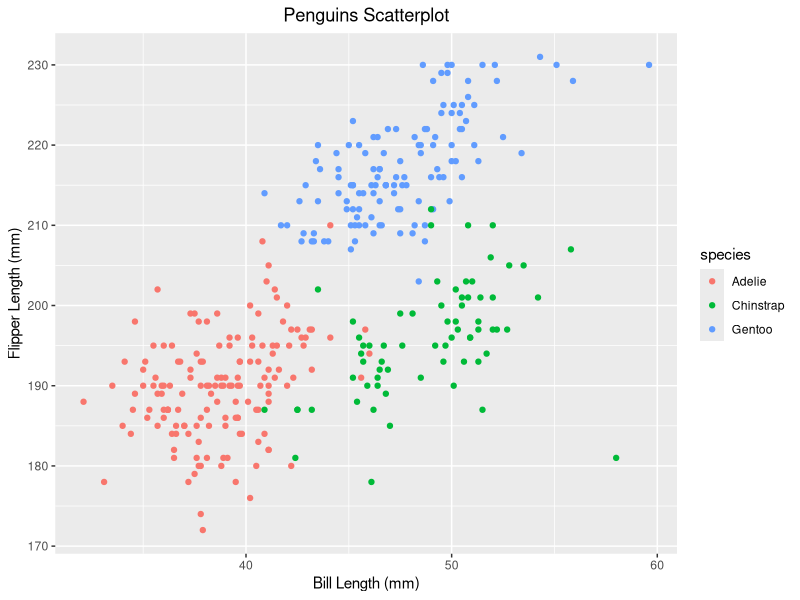

Recreate this plot in R.
## ---- chunk 1
library(tidyverse)
## ---- chunk 2
prob1_df = 
  tibble(
    samp = rnorm(10),
    samp_gt_0 = samp > 0,
    char_vec = c("a", "b", "c", "d", "e", "f", "g", "h", "i", "j"),
    factor_vec = factor(c("small", "small", "small", "med", "med", "med", "med", "large", "large", "large"))
  )
## ---- chunk 3
mean(pull(prob1_df, samp))
mean(pull(prob1_df, samp_gt_0))
mean(pull(prob1_df, char_vec))
mean(pull(prob1_df, factor_vec))
## ---- chunk 4
as.numeric(pull(prob1_df, samp_gt_0)) * pull(prob1_df, samp)
as.factor(pull(prob1_df, samp_gt_0)) * pull(prob1_df, samp)
as.numeric(as.factor(pull(prob1_df, samp_gt_0))) * pull(prob1_df, samp)

## ---- chunk 5
data("penguins", package = "palmerpenguins")
## ---- chunk 6
penguins %>% 
    ggplot(aes(bill_length_mm, flipper_length_mm, color = species)) + 
    geom_point() +
    ggtitle("Penguins Scatterplot") +
    xlab("Bill Length (mm)") +
    ylab("Flipper Length (mm)") + 
    theme(plot.title = element_text(hjust = 0.5))
